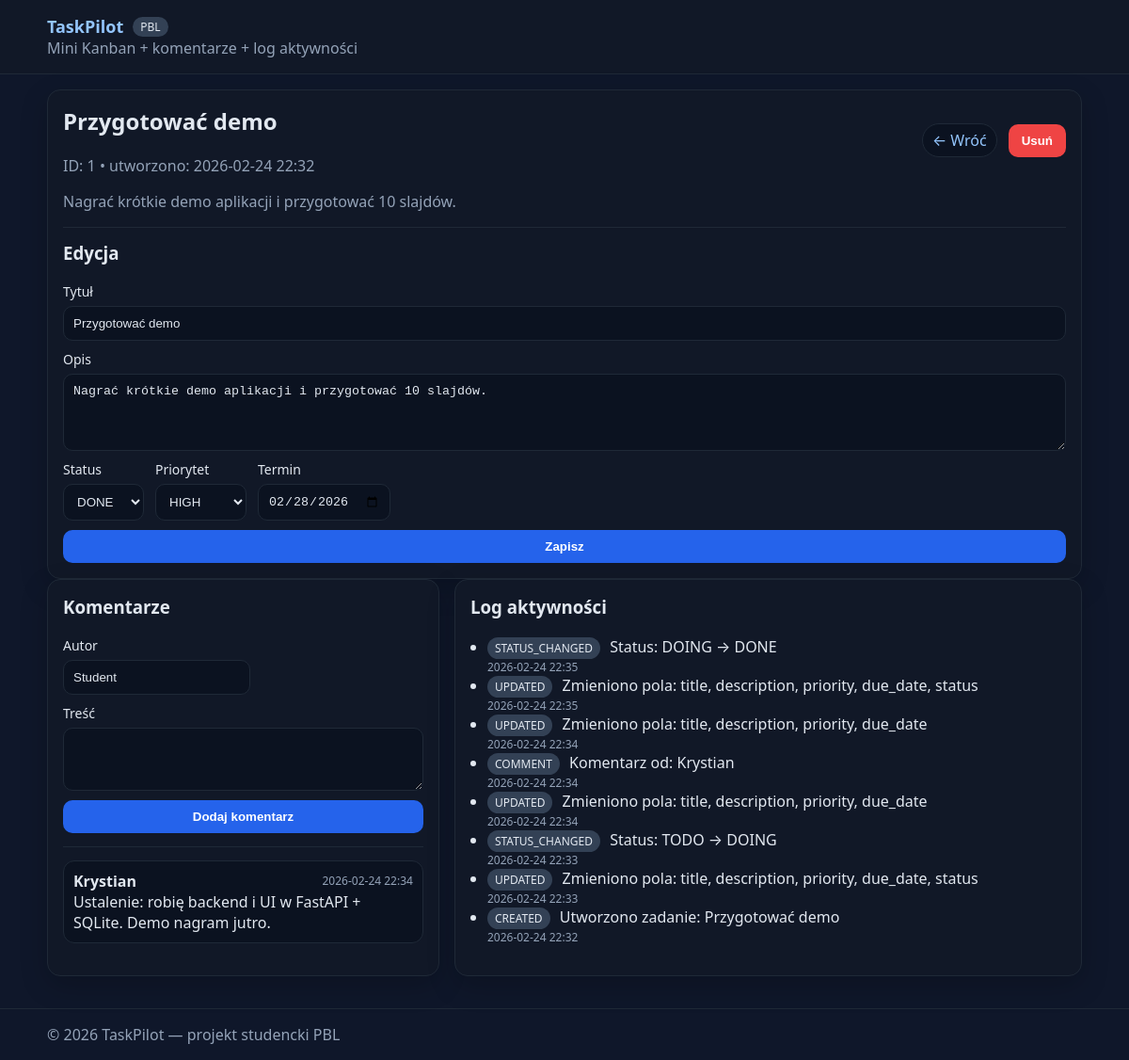
The app's page /tasks/1 with its own data.
### app/models.py (models this page shows)
class Task(Base):
    __tablename__ = "tasks"
    id: Mapped[int] = mapped_column(Integer, primary_key=True, index=True)
    title: Mapped[str] = mapped_column(String(120), nullable=False)
    description: Mapped[str] = mapped_column(Text, default="", nullable=False)
    status: Mapped[str] = mapped_column(String(16), default="TODO", nullable=False)  # TODO/DOING/DONE
    priority: Mapped[str] = mapped_column(String(16), default="MEDIUM", nullable=False)  # LOW/MEDIUM/HIGH
    due_date: Mapped[date | None] = mapped_column(Date, nullable=True)
    created_at: Mapped[datetime] = mapped_column(DateTime, default=datetime.utcnow, nullable=False)
    comments: Mapped[list["Comment"]] = relationship(
        back_populates="task", cascade="all, delete-orphan"
    )
    activities: Mapped[list["Activity"]] = relationship(
        back_populates="task", cascade="all, delete-orphan"
    )

class Comment(Base):
    __tablename__ = "comments"
    id: Mapped[int] = mapped_column(Integer, primary_key=True)
    task_id: Mapped[int] = mapped_column(ForeignKey("tasks.id"), index=True)
    author: Mapped[str] = mapped_column(String(80), default="Student", nullable=False)
    content: Mapped[str] = mapped_column(Text, nullable=False)
    created_at: Mapped[datetime] = mapped_column(DateTime, default=datetime.utcnow, nullable=False)
    task: Mapped["Task"] = relationship(back_populates="comments")

class Activity(Base):
    __tablename__ = "activities"
    id: Mapped[int] = mapped_column(Integer, primary_key=True)
    task_id: Mapped[int] = mapped_column(ForeignKey("tasks.id"), index=True)
    event_type: Mapped[str] = mapped_column(String(32), nullable=False)  # CREATED/UPDATED/STATUS_CHANGED/DELETED/COMMENT
    message: Mapped[str] = mapped_column(String(255), nullable=False)
    created_at: Mapped[datetime] = mapped_column(DateTime, default=datetime.utcnow, nullable=False)
    task: Mapped["Task"] = relationship(back_populates="activities")

### app/main.py (the view)
@app.get("/tasks/{task_id}", response_class=HTMLResponse)
def task_detail(task_id: int, request: Request, db: Session = Depends(get_db)):
    task = get_task_or_404(db, task_id)
    task.comments.sort(key=lambda c: c.created_at, reverse=True)
    task.activities.sort(key=lambda a: a.created_at, reverse=True)
    return templates.TemplateResponse("task_detail.html", {"request": request, "task": task})

### app/templates/task_detail.html (shortened to what this page needs)
{% extends "base.html" %}
{% block content %}
<div class="card">
  <div class="row space-between">
    <div>
      <h2>{{ task.title }}</h2>
      <div class="muted">ID: {{ task.id }} • utworzono: {{ task.created_at.strftime("%Y-%m-%d %H:%M") }}</div>
    </div>
    <div class="row">
      <a class="pill" href="/">← Wróć</a>
      <form method="post" action="/tasks/{{ task.id }}/delete" onsubmit="return confirm('Usunąć zadanie?');">
        <button class="danger" type="submit">Usuń</button>
      </form>
    </div>
  </div>
  <p class="muted">{{ task.description if task.description else "Brak opisu." }}</p>
  <hr/>
  <h3>Edycja</h3>
  <form method="post" action="/tasks/{{ task.id }}/update" class="form">
    <label>Tytuł
      <input name="title" required minlength="3" maxlength="120" value="{{ task.title }}" />
    </label>
    <label>Opis
      <textarea name="description" rows="4">{{ task.description }}</textarea>
    </label>
    <div class="row">
      <label>Status
        <select name="status">
          <option value="DONE" {{ 'selected' if task.status=='DONE' else '' }}>DONE</option>
        </select>
      </label>
      <label>Priorytet
        <select name="priority">
          <option value="HIGH" {{ 'selected' if task.priority=='HIGH' else '' }}>HIGH</option>
        </select>
      </label>
      <label>Termin
        <input type="date" name="due_date_str" value="{{ task.due_date if task.due_date else '' }}" />
      </label>
    </div>
    <button type="submit">Zapisz</button>
  </form>
</div>
<section class="grid">
  <div class="card">
    <h3>Komentarze</h3>
    <form method="post" action="/tasks/{{ task.id }}/comments" class="form">
      <div class="row">
        <label>Autor
          <input name="author" value="Student" maxlength="80" />
        </label>
      </div>
      <label>Treść
        <textarea name="content" rows="3" required></textarea>
      </label>
      <button type="submit">Dodaj komentarz</button>
    </form>
    <hr/>
    {% if task.comments|length == 0 %}
      <p class="muted">Brak komentarzy.</p>
    {% else %}
      {% for c in task.comments %}
        <div class="comment">
          <div class="row space-between">
            <strong>{{ c.author }}</strong>
            <span class="muted small">{{ c.created_at.strftime("%Y-%m-%d %H:%M") }}</span>
          </div>
          <div>{{ c.content }}</div>
        </div>
      {% endfor %}
    {% endif %}
  </div>
  <div class="card">
    <h3>Log aktywności</h3>
    {% if task.activities|length == 0 %}
      <p class="muted">Brak aktywności.</p>
    {% else %}
      <ul class="list">
        {% for a in task.activities %}
          <li>
            <span class="tag">{{ a.event_type }}</span>
            {{ a.message }}
            <div class="muted small">{{ a.created_at.strftime("%Y-%m-%d %H:%M") }}</div>
          </li>
        {% endfor %}
      </ul>
    {% endif %}
  </div>
</section>
{% endblock %}

### app/templates/base.html (shortened to what this page needs)
<!doctype html>
<html lang="pl">
<head>
  <link rel="stylesheet" href="/static/style.css" />
</head>
<body>
  <header class="topbar">
    <div class="container">
      <div class="brand">
        <a href="/" class="brand-link">TaskPilot</a>
        <span class="badge">PBL</span>
      </div>
      <div class="muted">Mini Kanban + komentarze + log aktywności</div>
    </div>
  </header>
  <main class="container">
    {% block content %}{% endblock %}
  </main>
  <footer class="footer">
    <div class="container muted">
      © {{ 2026 }} TaskPilot — projekt studencki PBL
    </div>
  </footer>
</body>
</html>

### app/static/style.css (style rules this page uses)
:root { font-family: system-ui, -apple-system, Segoe UI, Roboto, Arial; }
body { margin: 0; background: #0f172a; color: #e2e8f0; }
a { color: #93c5fd; text-decoration: none; }
.container { max-width: 1100px; margin: 0 auto; padding: 16px; }
.topbar { background: #111827; border-bottom: 1px solid #1f2937; }
.brand { display: flex; gap: 10px; align-items: center; }
.brand-link { font-weight: 800; font-size: 18px; }
.badge { background: #334155; padding: 2px 8px; border-radius: 999px; font-size: 12px; }
.grid { display: grid; grid-template-columns: 1fr 1.6fr; gap: 16px; }
.card { background: #111827; border: 1px solid #1f2937; border-radius: 14px; padding: 16px; box-shadow: 0 10px 30px rgba(0,0,0,.2); }
h2, h3 { margin-top: 0; }
.muted { color: #94a3b8; }
.small { font-size: 12px; }
.form { display: grid; gap: 10px; }
label { display: grid; gap: 6px; font-size: 14px; }
input, textarea, select { background: #0b1220; border: 1px solid #1f2937; color: #e2e8f0; border-radius: 10px; padding: 10px; outline: none; }
textarea { resize: vertical; }
button { background: #2563eb; border: none; color: white; padding: 10px 14px; border-radius: 10px; cursor: pointer; font-weight: 700; }
button.danger { background: #ef4444; }
.row { display: flex; gap: 12px; align-items: center; }
.space-between { justify-content: space-between; }
hr { border: 0; border-top: 1px solid #1f2937; margin: 14px 0; }
.pill { padding: 6px 10px; border-radius: 999px; border: 1px solid #1f2937; background: #0b1220; }
.tag { display: inline-block; padding: 3px 8px; border-radius: 999px; background: #334155; font-size: 12px; margin-right: 6px; }
.comment { border: 1px solid #1f2937; background: #0b1220; border-radius: 12px; padding: 10px; margin-bottom: 10px; }
.list { padding-left: 18px; }
.footer { border-top: 1px solid #1f2937; margin-top: 18px; }

### records on screen
Task: title "Przygotować demo", id "1", created_at "2026-02-24 22:32", description "Nagrać krótkie demo aplikacji i przygotować 10 slajdów.", due_date_str "02/28/2026"
Comment: author "Krystian", created_at "2026-02-24 22:34", content "Ustalenie: robię backend i UI w FastAPI + SQLite. Demo nagram jutro."
Activity: event_type "STATUS_CHANGED", message "Status: DOING → DONE", created_at "2026-02-24 22:35"
Activity: event_type "UPDATED", message "Zmieniono pola: title, description, priority, due_date, status", created_at "2026-02-24 22:35"
Activity: event_type "UPDATED", message "Zmieniono pola: title, description, priority, due_date", created_at "2026-02-24 22:34"
Activity: event_type "COMMENT", message "Komentarz od: Krystian", created_at "2026-02-24 22:34"
Activity: event_type "UPDATED", message "Zmieniono pola: title, description, priority, due_date", created_at "2026-02-24 22:34"
Activity: event_type "STATUS_CHANGED", message "Status: TODO → DOING", created_at "2026-02-24 22:33"
Activity: event_type "UPDATED", message "Zmieniono pola: title, description, priority, due_date, status", created_at "2026-02-24 22:33"
Activity: event_type "CREATED", message "Utworzono zadanie: Przygotować demo", created_at "2026-02-24 22:32"

### other values on screen
{{ 2026 }} "2026"
